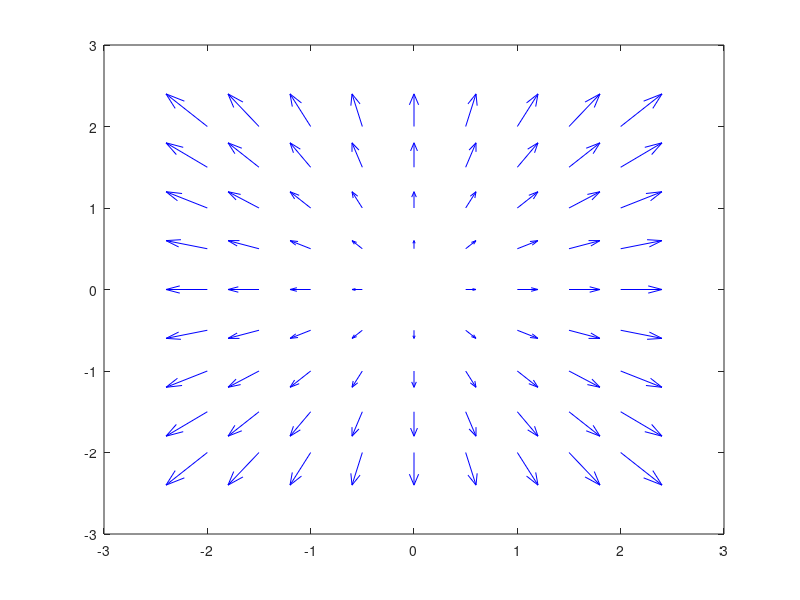

The MATLAB source for this figure:
clear;
clc;
close all;

% define the values (x,y) (mesh)
[x, y] = meshgrid(-2:0.5:2, -2:0.5:2);

% define
fx = x;
fy = y;

% graficar con quiver
quiver(x, y, fx, fy, 'b')